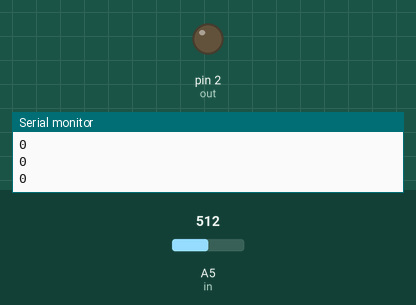
A sketch run on a simulated Arduino Uno, built with avr-gcc and run on an emulated ATmega328P. On the bench: output pins drawn as LEDs (lit = HIGH), the last lines printed to the serial monitor. The inputs (shaded band) are chosen by the test bench; at power-on: A5 (in) = 512. Pins used as bus, display or sensor lines are not drawn.

Above: at 1.2 s.
1.3 s: A5 (in) set to 893
2.8 s: A5 (in) set to 911
At 3.2 s:
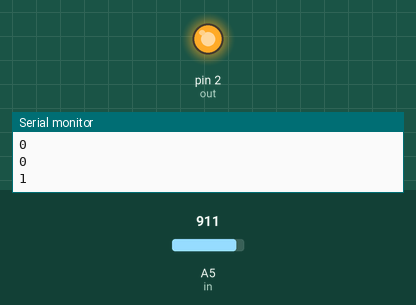
4.3 s: A5 (in) set to 900
At 5.4 s:
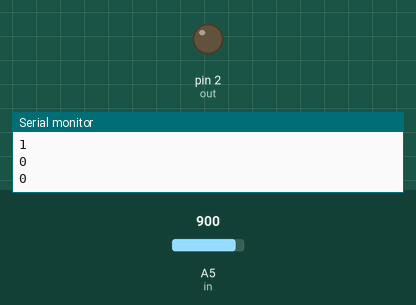
Timing chart, 0 to 7.3 s (numbered marks = the images above; inputs shaded):
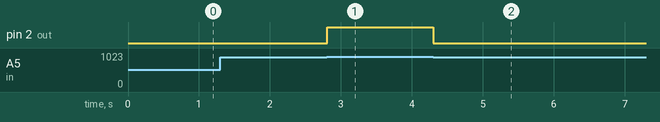

The sketch:

Capactive_Sensor.ino
```cpp
#define Frequency 2500
#define trig 3
#define out 2
#define in A5
unsigned int period, quarPeriod, halfPeriod; //us
unsigned long lastTime,cutOff;
int phase, read, count, touched;

void setup() {
  cutOff = 900;
  period = 1000000/Frequency; //us
  halfPeriod = period/2; //us
  quarPeriod = halfPeriod/2; //us
  lastTime = micros();
  phase = 0;
  read = 0;
  count = 0;
  touched = 0;
  pinMode(trig,OUTPUT);
  pinMode(out,OUTPUT);
  pinMode(in,INPUT);
  digitalWrite(trig,LOW);
  Serial.begin(9600);
}

void loop() {
  if (phase == 0 && micros()-lastTime >= halfPeriod){
    lastTime = micros();
    digitalWrite(trig,HIGH);
    phase +=1;
  }
  if(phase == 1 && micros()-lastTime >= quarPeriod){
    read = analogRead(in);

    read = (read > cutOff);
    if (read == 1){
      touched +=1;
      if (touched <10) read = 0;
    }
    else touched = 0;
    if (count%1000 == 0) Serial.println(read);
    digitalWrite(out,(read)?HIGH:LOW);

    phase +=1;
    count +=1;
  }
  if (phase == 2 && micros()-lastTime >= halfPeriod){
    lastTime = micros();
    digitalWrite(trig,LOW);
    phase = 0;
  }

}
```

Measured:
- the behaviour switches between 900 and 901 on A5 (in) (found by bisection; images 0 and 1)
- after the input at 2.8 s, pin 2 (out): LOW → HIGH at once
- after the input at 4.3 s, pin 2 (out): HIGH → LOW at once
